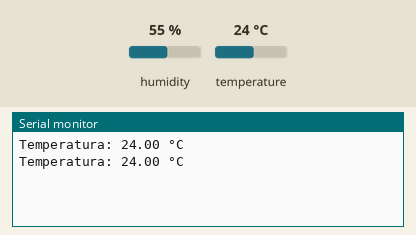
Bench run of a sketch on a simulated Arduino Uno, built with avr-gcc and run on an emulated ATmega328P. Shown: the last lines printed to the serial monitor. Inputs (shaded band) come from the test bench; at power-on: temperature 24 °C, humidity 55 %.

Above: at 4.8 s.
4.9 s: temperature set to 12 °C
At 7.3 s:
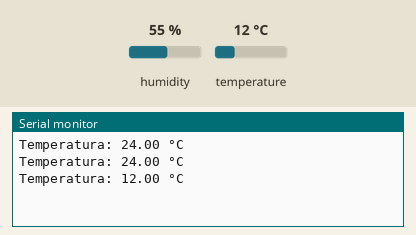
7.9 s: temperature set to 19 °C
At 8.5 s:
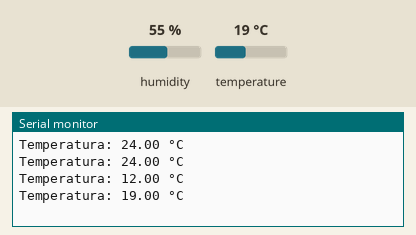
Timing chart, 0 to 10.9 s (numbered marks = the images above; inputs shaded):
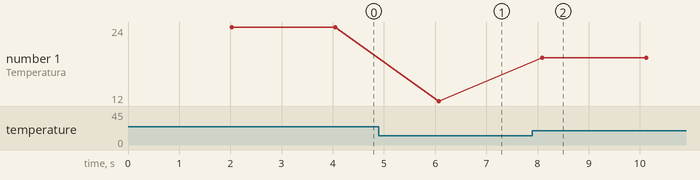

The sketch:

Sensor_temp.ino
```cpp
/***********************************************************************************
 * Exemplo simples de uso do sensor DHT11 para interpretação via serial/Excel.
 ***********************************************************************************/

// Biblioteca do DHT
#include "DHT.h"

// Porta usada e o tipo de sensor
#define DHTPIN 3
#define DHTTYPE DHT11
DHT dht(DHTPIN, DHTTYPE);

// Armazena o valor da temperatura
float temperatura;

void setup() {
  Serial.begin(9600);     // Inicializando o monitor serial
  dht.begin();            // Inicializando o sensor
}

void loop() {
  delay(2000); // Aguarda dois segundos entre as leituras

  temperatura = dht.readTemperature(); // Lê a temperatura em °C

  // Verificando se existe erro na leitura
  if (isnan(temperatura)) {
    Serial.println("ERRO NO SENSOR!");
  } else {
    Serial.print("Temperatura: ");
    Serial.print(temperatura);
    Serial.println(" °C");
  }
}
```

Measured:
- after the input at 4.9 s, the serial monitor: prints a new line after 1.2 s (image 1)
- after the input at 7.9 s, the serial monitor: prints a new line after 0.20 s (image 2)
- plotted number 1: 24 → 12 after the input at 4.9 s, 12 → 19 after the input at 7.9 s
